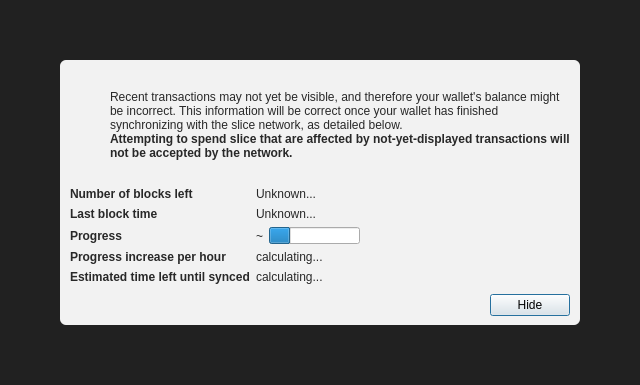
<?xml version="1.0" encoding="UTF-8"?>
<ui version="4.0">
 <class>ModalOverlay</class>
 <widget class="ModalOverlay" name="ModalOverlay">
  <property name="geometry">
   <rect>
    <x>0</x>
    <y>0</y>
    <width>640</width>
    <height>385</height>
   </rect>
  </property>
  <property name="windowTitle">
   <string>Form</string>
  </property>
  <layout class="QVBoxLayout" name="verticalLayout" stretch="0">
   <property name="sizeConstraint">
    <enum>QLayout::SetDefaultConstraint</enum>
   </property>
   <property name="leftMargin">
    <number>0</number>
   </property>
   <property name="topMargin">
    <number>0</number>
   </property>
   <property name="rightMargin">
    <number>0</number>
   </property>
   <property name="bottomMargin">
    <number>0</number>
   </property>
   <item>
    <widget class="QWidget" name="bgWidget" native="true">
     <property name="styleSheet">
      <string notr="true">#bgWidget { background: rgba(0,0,0,220); }</string>
     </property>
     <layout class="QVBoxLayout" name="verticalLayoutMain" stretch="1">
      <property name="leftMargin">
       <number>60</number>
      </property>
      <property name="topMargin">
       <number>60</number>
      </property>
      <property name="rightMargin">
       <number>60</number>
      </property>
      <property name="bottomMargin">
       <number>60</number>
      </property>
      <item>
       <widget class="QWidget" name="contentWidget" native="true">
        <property name="styleSheet">
         <string notr="true">#contentWidget { background: rgba(255,255,255,240); border-radius: 6px; }

QLabel { color: rgb(40,40,40);  }</string>
        </property>
        <layout class="QVBoxLayout" name="verticalLayoutSub" stretch="1,0,0,0">
         <property name="spacing">
          <number>0</number>
         </property>
         <property name="leftMargin">
          <number>10</number>
         </property>
         <property name="topMargin">
          <number>10</number>
         </property>
         <property name="rightMargin">
          <number>10</number>
         </property>
         <property name="bottomMargin">
          <number>10</number>
         </property>
         <item>
          <layout class="QHBoxLayout" name="horizontalLayoutIconText" stretch="0,1">
           <property name="topMargin">
            <number>20</number>
           </property>
           <item>
            <layout class="QVBoxLayout" name="verticalLayoutIcon">
             <property name="leftMargin">
              <number>0</number>
             </property>
             <item>
              <widget class="QPushButton" name="warningIcon">
               <property name="enabled">
                <bool>false</bool>
               </property>
               <property name="text">
                <string/>
               </property>
               <property name="icon">
                <iconset>
                 <normaloff>:/icons/warning</normaloff>
                 <disabledoff>:/icons/warning</disabledoff>:/icons/warning</iconset>
               </property>
               <property name="iconSize">
                <size>
                 <width>48</width>
                 <height>48</height>
                </size>
               </property>
               <property name="flat">
                <bool>true</bool>
               </property>
              </widget>
             </item>
             <item>
              <spacer name="verticalSpacerWarningIcon">
               <property name="orientation">
                <enum>Qt::Vertical</enum>
               </property>
               <property name="sizeHint" stdset="0">
                <size>
                 <width>20</width>
                 <height>40</height>
                </size>
               </property>
              </spacer>
             </item>
            </layout>
           </item>
           <item>
            <layout class="QVBoxLayout" name="verticalLayoutInfoText">
             <property name="leftMargin">
              <number>0</number>
             </property>
             <property name="topMargin">
              <number>0</number>
             </property>
             <item>
              <widget class="QLabel" name="infoText">
               <property name="text">
                <string>Recent transactions may not yet be visible, and therefore your wallet's balance might be incorrect. This information will be correct once your wallet has finished synchronizing with the slice network, as detailed below.</string>
               </property>
               <property name="textFormat">
                <enum>Qt::RichText</enum>
               </property>
               <property name="wordWrap">
                <bool>true</bool>
               </property>
              </widget>
             </item>
             <item>
              <widget class="QLabel" name="infoTextStrong">
               <property name="font">
                <font>
                 <weight>75</weight>
                 <bold>true</bold>
                </font>
               </property>
               <property name="text">
                <string>Attempting to spend slice that are affected by not-yet-displayed transactions will not be accepted by the network.</string>
               </property>
               <property name="textFormat">
                <enum>Qt::RichText</enum>
               </property>
               <property name="wordWrap">
                <bool>true</bool>
               </property>
              </widget>
             </item>
             <item>
              <spacer name="verticalSpacerInTextSpace">
               <property name="orientation">
                <enum>Qt::Vertical</enum>
               </property>
               <property name="sizeHint" stdset="0">
                <size>
                 <width>20</width>
                 <height>40</height>
                </size>
               </property>
              </spacer>
             </item>
            </layout>
           </item>
          </layout>
         </item>
         <item>
          <spacer name="verticalSpacerAfterText">
           <property name="orientation">
            <enum>Qt::Vertical</enum>
           </property>
           <property name="sizeHint" stdset="0">
            <size>
             <width>20</width>
             <height>40</height>
            </size>
           </property>
          </spacer>
         </item>
         <item>
          <layout class="QFormLayout" name="formLayout">
           <property name="fieldGrowthPolicy">
            <enum>QFormLayout::FieldsStayAtSizeHint</enum>
           </property>
           <property name="horizontalSpacing">
            <number>6</number>
           </property>
           <property name="verticalSpacing">
            <number>6</number>
           </property>
           <property name="topMargin">
            <number>10</number>
           </property>
           <item row="0" column="0">
            <widget class="QLabel" name="labelNumberOfBlocksLeft">
             <property name="font">
              <font>
               <weight>75</weight>
               <bold>true</bold>
              </font>
             </property>
             <property name="text">
              <string>Number of blocks left</string>
             </property>
            </widget>
           </item>
           <item row="0" column="1">
            <widget class="QLabel" name="numberOfBlocksLeft">
             <property name="text">
              <string>Unknown...</string>
             </property>
            </widget>
           </item>
           <item row="1" column="0">
            <widget class="QLabel" name="labelLastBlockTime">
             <property name="font">
              <font>
               <weight>75</weight>
               <bold>true</bold>
              </font>
             </property>
             <property name="text">
              <string>Last block time</string>
             </property>
            </widget>
           </item>
           <item row="1" column="1">
            <widget class="QLabel" name="newestBlockDate">
             <property name="sizePolicy">
              <sizepolicy hsizetype="Maximum" vsizetype="Preferred">
               <horstretch>0</horstretch>
               <verstretch>0</verstretch>
              </sizepolicy>
             </property>
             <property name="text">
              <string>Unknown...</string>
             </property>
            </widget>
           </item>
           <item row="2" column="0">
            <widget class="QLabel" name="labelSyncDone">
             <property name="font">
              <font>
               <weight>75</weight>
               <bold>true</bold>
              </font>
             </property>
             <property name="text">
              <string>Progress</string>
             </property>
            </widget>
           </item>
           <item row="2" column="1">
            <layout class="QHBoxLayout" name="horizontalLayoutSync" stretch="0,1">
             <item>
              <widget class="QLabel" name="percentageProgress">
               <property name="text">
                <string notr="true">~</string>
               </property>
              </widget>
             </item>
             <item>
              <widget class="QProgressBar" name="progressBar">
               <property name="value">
                <number>24</number>
               </property>
               <property name="format">
                <string/>
               </property>
              </widget>
             </item>
            </layout>
           </item>
           <item row="4" column="0">
            <widget class="QLabel" name="labelProgressIncrease">
             <property name="font">
              <font>
               <weight>75</weight>
               <bold>true</bold>
              </font>
             </property>
             <property name="text">
              <string>Progress increase per hour</string>
             </property>
            </widget>
           </item>
           <item row="4" column="1">
            <widget class="QLabel" name="progressIncreasePerH">
             <property name="text">
              <string>calculating...</string>
             </property>
            </widget>
           </item>
           <item row="5" column="0">
            <widget class="QLabel" name="labelEstimatedTimeLeft">
             <property name="font">
              <font>
               <weight>75</weight>
               <bold>true</bold>
              </font>
             </property>
             <property name="text">
              <string>Estimated time left until synced</string>
             </property>
            </widget>
           </item>
           <item row="5" column="1">
            <widget class="QLabel" name="expectedTimeLeft">
             <property name="text">
              <string>calculating...</string>
             </property>
            </widget>
           </item>
          </layout>
         </item>
         <item>
          <layout class="QHBoxLayout" name="horizontalLayoutButtons">
           <property name="leftMargin">
            <number>10</number>
           </property>
           <property name="topMargin">
            <number>10</number>
           </property>
           <item>
            <spacer name="horizontalSpacer">
             <property name="orientation">
              <enum>Qt::Horizontal</enum>
             </property>
             <property name="sizeHint" stdset="0">
              <size>
               <width>40</width>
               <height>20</height>
              </size>
             </property>
            </spacer>
           </item>
           <item>
            <widget class="QPushButton" name="closeButton">
             <property name="text">
              <string>Hide</string>
             </property>
             <property name="focusPolicy">
              <enum>Qt::StrongFocus</enum>
             </property>
             <property name="default">
              <bool>true</bool>
             </property>
            </widget>
           </item>
          </layout>
         </item>
        </layout>
       </widget>
      </item>
     </layout>
    </widget>
   </item>
  </layout>
 </widget>
 <customwidgets>
  <customwidget>
   <class>ModalOverlay</class>
   <extends>QWidget</extends>
   <header>qt/modaloverlay.h</header>
   <container>1</container>
  </customwidget>
 </customwidgets>
 <resources/>
 <connections/>
</ui>
